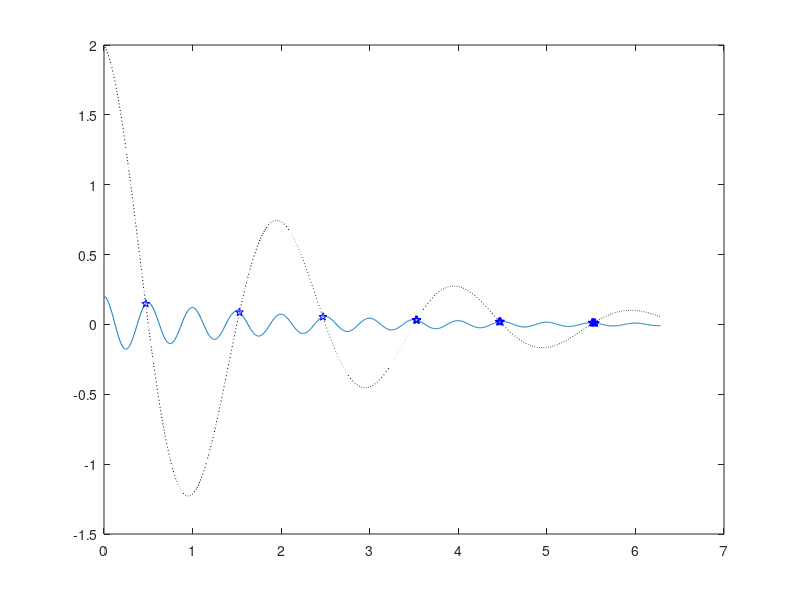

Write MATLAB code to recreate this figure.
x=linspace(0,2*pi,1000);
y1=0.2*exp(-0.5*x).*cos(4*pi*x);
y2=2*exp(-0.5*x).*cos(pi*x);
k=find(abs(y1-y2)<1e-2)

x1=x(k);
y3=0.2*exp(-0.5*x1).*cos(4*pi*x1);

plot(x,y1,x,y2,'k:',x1,y3,'bp');
